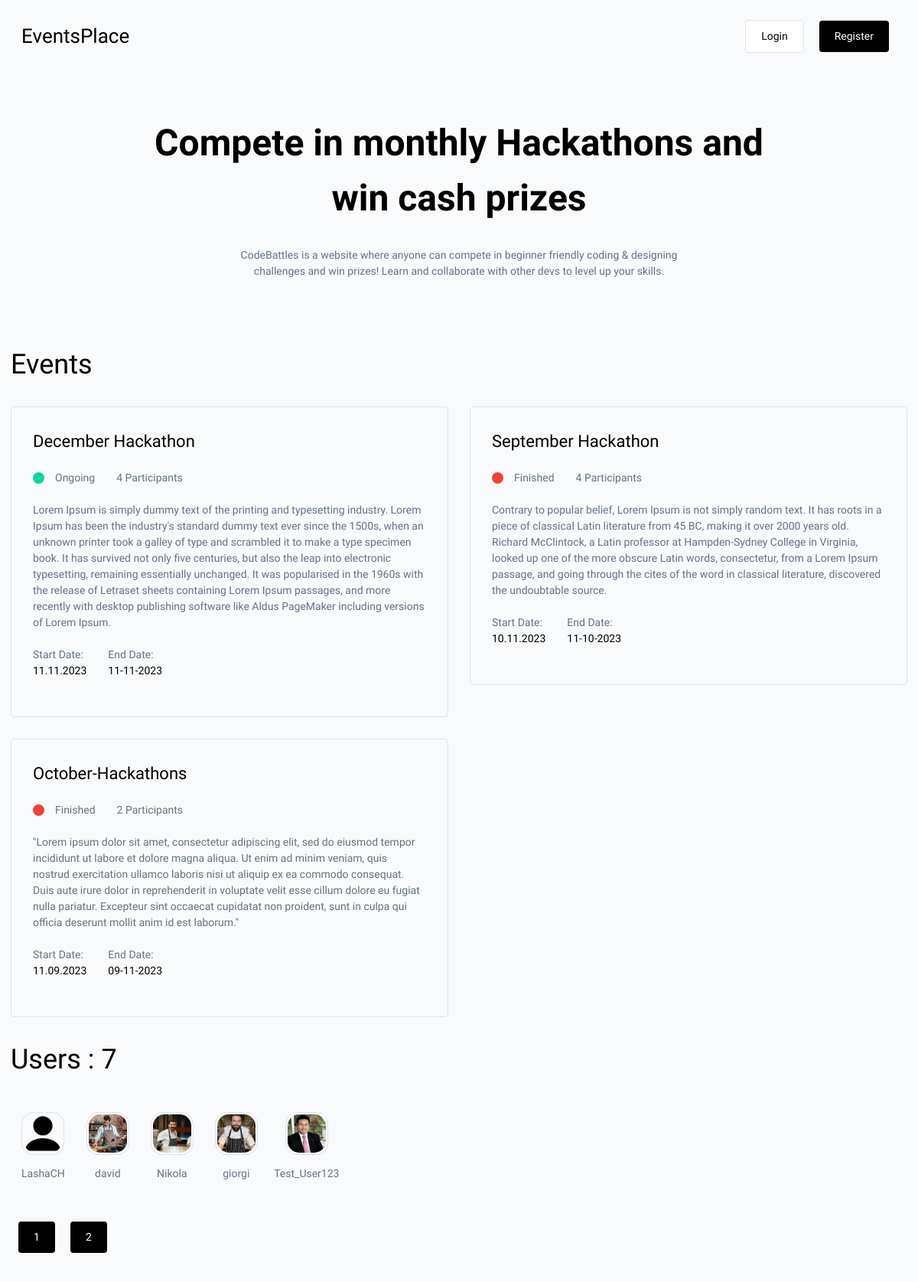
The page / on the database its author committed.
### base/models.py (models this page shows, shortened)
class Event(models.Model):
    name = models.CharField(max_length=200)
    preview = models.TextField(null=True, blank=True)
    description = models.TextField(null=True, blank=True)
    participants = models.ManyToManyField(
        User, blank=True, related_name='events')
    start_date = models.DateTimeField(null=True)
    end_date = models.DateTimeField(null=True)
    registration_deadline = models.DateTimeField(null=True)
    updated = models.DateTimeField(auto_now=True)
    created = models.DateTimeField(auto_now_add=True)
    id = models.UUIDField(default=uuid.uuid4, unique=True,
                          primary_key=True, editable=False)
    class Meta:
        ordering = ['-end_date']
    @property
    def event_status(self):
        status = None
        present = datetime.now().timestamp()
        deadline = self.registration_deadline.timestamp()
        past_deadline = (present > deadline)
        if past_deadline:
            status = 'Finished'
        else:
            status = 'Ongoing'
        return status

class User(AbstractUser):
    name = models.CharField(max_length=100, null=True)
    email = models.EmailField(unique=True, null=True)
    bio = models.TextField(null=True, blank=True)
    hackathon_participant = models.BooleanField(default=True, null=True)
    avatar = ResizedImageField(size=[300, 300], default='avatar.png')
    id = models.UUIDField(default=uuid.uuid4, unique=True,
                          primary_key=True, editable=False)
    USERNAME_FIELD = 'email'
    REQUIRED_FIELDS = ['username']
    twitter = models.URLField(max_length=500, null=True, blank=True)
    linkedin = models.URLField(max_length=500, null=True, blank=True)
    website = models.URLField(max_length=500, null=True, blank=True)
    facebook = models.URLField(max_length=500, null=True, blank=True)
    github = models.URLField(max_length=500, null=True, blank=True)
    class Meta:
        ordering = ['avatar']

### base/views.py (the view)
# urls.py: path('', views.home_page, name="home"),
def home_page(request):
    limit = request.GET.get('limit')
    if limit == None:
        limit = 20
    limit = int(limit)
    users = User.objects.filter(hackathon_participant=True)
    count = users.count()
    page = request.GET.get('page')
    paginator = Paginator(users, 5)
    try:
        users = paginator.page(page)
    except PageNotAnInteger:
        page = 1
        users = paginator.page(page)
    except EmptyPage:
        page = paginator.num_pages
        users = paginator.page(page)
    pages = list(range(1, (paginator.num_pages + 1)))
    events = Event.objects.all()
    context = {
        'users': users,
        'events': events,
        'count': count,
        'paginator': paginator,
        'pages': pages
    }
    return render(request, 'home.html', context)

### templates/home.html
{% extends 'main.html' %}
{% block content %}
<div class="section" id="home__hero">
    <div id="hero__content">
        <h3 id="intro--headline">Compete in monthly Hackathons and win cash prizes</h3>
        <p id="intro--subheadline">CodeBattles is a website where anyone can compete in beginner friendly coding &
            designing challenges and win prizes! Learn and collaborate with other devs to level up your skills.</p>
    </div>
</div>
<div>
    <div>
        <h3>Events</h3>
    </div>
    <div class="events--lists section">
        {% for event in events %}
        <a href="{% url 'event' event.id %}">
            <div class="event__wrapper">
                <h5 class="event__preview--title">{{event.name}}</h5>
                <div class="event__preview__details">
                    <div class="dot__wrapper">
                        {% if event.event_status == 'Ongoing' %}
                        <div class="dot dot--green"></div>
                        {% else %}
                        <div class="dot dot--red"></div>
                        {% endif %}
                        <p>{{event.event_status}}</p>
                    </div>
                    <p>{{event.participants.all.count}} Participants</p>
                </div>
                <div>
                    <p>{{event.preview|linebreaks}}</p>
                </div>
                <div class="event__preview__details__bottom">
                    <div>
                        <p>Start Date:</p>
                        <p class="event--date">{{event.start_date|date:"d.m.Y"}}</p>
                    </div>
                    <div>
                        <p>End Date:</p>
                        <p class="event--date">{{event.end_date|date:"m-d-Y"}}</p>
                    </div>
                </div>
            </div>
        </a>
        {% endfor %}
    </div>
</div>
<section>
    <h3>Users : {{count}}</h3>
    <div class="users--lists section">
        {% for user in users %}
        <a href="{% url 'profile' user.id%}">
            <div class="wrapper--user">
                <div class="avatar__border">
                    <img class="user--avatar--sm" src="{{user.avatar.url}}" />
                </div>
                <p>{{user.name}}</p>
            </div>
        </a>
        {% endfor %}
    </div>
    <div class="section paginator--wrapper">
        {% for page in pages %}
        <a class="btn btn--primary" href="?page={{page}}">{{page}}</a>
        {% endfor %}
    </div>
</section>
{% endblock %}

### templates/main.html (shortened to what this page needs)
<!DOCTYPE html>
{% load static %}
<html>
<head>
    <link rel='stylesheet' type='text/css' media='screen' href='{% static "css/main.css" %}'>
</head>
<body>
    {% include 'navbar.html' %}
    <div class="container--main">
        {% block content %}
        {% endblock content %}
</body>
</html>

### templates/navbar.html (shortened to what this page needs)
<nav>
    <div id="logo--wrapper">
        <a href="{% url 'home' %}">
            <h4 id="logo--text">EventsPlace</h4>
        </a>
    </div>
    <div id="nav--col3">
        {% if request.user.is_authenticated %}
        <a class="btn btn--secondary" href="{% url 'account' %}">{{request.user.name}}</a>
        <a class="btn btn--primary" href="{% url 'logout' %}">Logout</a>
        {% else %}
        <a class="btn btn--secondary" href="{% url 'login' %}">Login</a>
        <a class="btn btn--primary" href="{% url 'register' %}">Register</a>
        {% endif %}
    </div>
</nav>

### static/css/main.css (style rules this page uses)
* { box-sizing: border-box; margin: 0; padding: 0; font-family: "Readex Pro"; background-color: rgb(249, 250, 251); line-height: 1.5em; color: #000; font-size: 14px; }
h1, h2, h3, h4, h5, h6 { font-weight: 500; }
h3 { font-size: 36px; }
h4 { font-size: 32px; }
h5 { font-size: 28px; }
p { color: #637287; }
a { text-decoration: none; }
.section { margin: 2em 0; }
.btn { padding: 10px 20px; border-radius: 4px; text-decoration: none; color: black; display: block; width: fit-content; margin: 10px; background-color: none; border: none; }
.btn--primary { background-color: #000; color: #fff; }
.btn--secondary { background-color: #fff; color: #000; border: 1px solid #dee4ed; }
.container--main { width: 1200px; margin: 0 auto; padding: 0 1em; }
nav { display: flex; justify-content: space-between; align-items: center; width: 100%; padding: 0.5em 2em; }
nav a { text-decoration: none; color: black; margin: 0 10px; }
#logo--text { font-size: 26px; font-weight: 500; }
#nav--col3 { display: flex; justify-content: space-between; align-items: center; }
#intro--headline { font-weight: 600; font-size: 48px; text-align: center; }
#home__hero { padding-top: 2em; padding-bottom: 2em; }
#hero__content { max-width: 800px; margin: 0 auto; text-align: center; }
#intro--subheadline { padding: 2em 6em; }
.events--lists { display: grid; grid-template-columns: 1fr 1fr; gap: 2em; }
.event__wrapper { border: 1px solid #dee4ed; padding: 2em; border-radius: 5px; }
.event__preview--title { font-size: 22px; text-decoration: none; color: #000; }
.event--date { color: #000; }
.dot__wrapper { display: flex; align-items: center; }
.dot__wrapper * { margin-right: 0.5em; }
.dot { background-color: grey; height: 15px; width: 15px; border-radius: 50%; }
.dot--green { background-color: #06d6a0; }
.dot--red { background-color: #f04438; }
.event__preview__details * { margin-right: 1em; }
.event__preview__details { display: flex; justify-content: flex-start; padding: 1.5em 0; }
.event__preview__details__bottom { display: flex; padding: 1.5em 0; }
.event__preview__details__bottom * { margin-right: 1em; }
.wrapper--user { display: flex; flex-direction: column; align-items: center; padding: 1em; border-radius: 5px; text-align: center; max-width: 100px; }
.wrapper--user * { margin-top: 1em; }
.avatar__border { border: 1px solid #dee4ed; width: fit-content; border-radius: 15px; margin: 0; padding: 2px; line-height: 0; }
.user--avatar--sm { height: 50px; width: 50px; object-fit: cover; border-radius: 15px; margin: 0; padding: 0; line-height: 0; }
.users--lists { display: flex; flex-wrap: wrap; }
.paginator--wrapper { display: flex; flex-wrap: wrap; }
@media (max-width: 1200px) { .container--main { width: 100%; } }

### rows shown on the page
Event: name "December Hackathon", event_status "Ongoing", participants.all.count "4", preview "Lorem Ipsum is simply dummy text of the printing and typesetting industry. Lorem Ipsum has been the industry's standard dummy text ever since the 1500s, when an unknown printer took a galley of type and scrambled it to make a type specimen book. It has survived not only five centuries, but also the leap into electronic typesetting, remaining essentially unchanged. It was popularised in the 1960s with the release of Letraset sheets containing Lorem Ipsum passages, and more recently with desktop publishing software like Aldus PageMaker including versions of Lorem Ipsum.", start_date "11.11.2023", end_date "11-11-2023"
Event: name "September Hackathon", event_status "Finished", participants.all.count "4", preview "Contrary to popular belief, Lorem Ipsum is not simply random text. It has roots in a piece of classical Latin literature from 45 BC, making it over 2000 years old. Richard McClintock, a Latin professor at Hampden-Sydney College in Virginia, looked up one of the more obscure Latin words, consectetur, from a Lorem Ipsum passage, and going through the cites of the word in classical literature, discovered the undoubtable source.", start_date "10.11.2023", end_date "11-10-2023"
Event: name "October-Hackathons", event_status "Finished", participants.all.count "2", preview "\"Lorem ipsum dolor sit amet, consectetur adipiscing elit, sed do eiusmod tempor incididunt ut labore et dolore magna aliqua. Ut enim ad minim veniam, quis nostrud exercitation ullamco laboris nisi ut aliquip ex ea commodo consequat. Duis aute irure dolor in reprehenderit in voluptate velit esse cillum dolore eu fugiat nulla pariatur. Excepteur sint occaecat cupidatat non proident, sunt in culpa qui officia deserunt mollit anim id est laborum.\"", start_date "11.09.2023", end_date "09-11-2023"
User: avatar (placeholder picture), name "LashaCH"
User: avatar (picture), name "david"
User: avatar (picture), name "Nikola"
User: avatar (picture), name "giorgi"
User: avatar (picture), name "Test_User123"

### other values the page prints
{{ count }} "7"
{{ page }} "1" "2"
